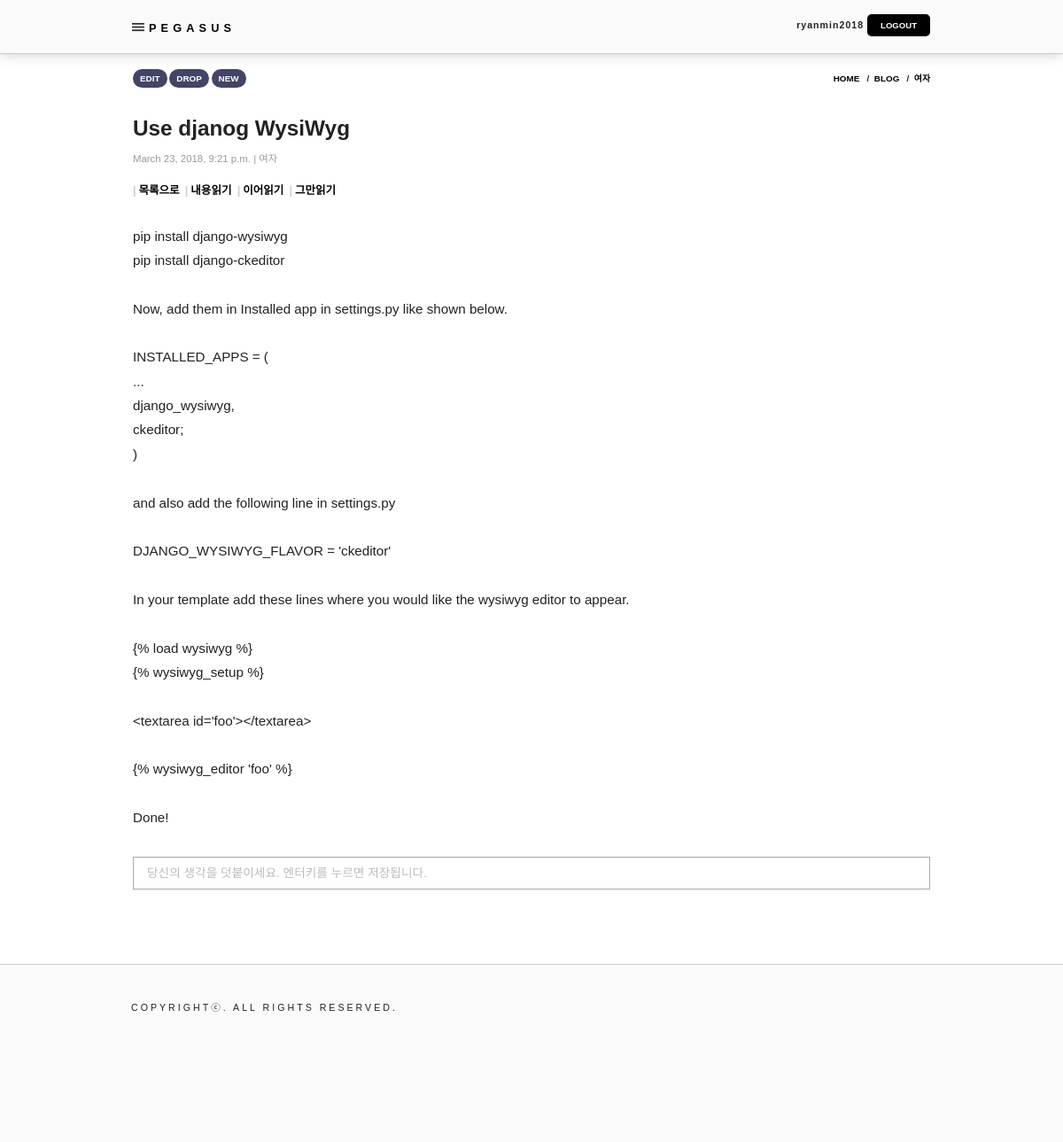
Page /blog/2/?page=1 (signed in) on the committed database.
### blog/models.py (models this page shows, shortened)
class Blog(models.Model):
    objects        = models.Manager()
    author         = models.ForeignKey('auth.User', on_delete=models.CASCADE, verbose_name='등록자')
    category       = models.ForeignKey(Category, on_delete=models.CASCADE, default=1, verbose_name='분류')
    title          = models.CharField(max_length=200, verbose_name='제목')
    text           = models.TextField(verbose_name='내용')
    created_date   = models.DateTimeField(default=timezone.now, verbose_name='생성일')
    published_date = models.DateTimeField(blank=True, null=True, verbose_name='공개일')

class Category(models.Model):
    objects       = models.Manager()
    category_name = models.CharField(max_length=50, verbose_name='분류명')

### blog/views.py (the view)
# urls.py: url(r'^(?P<pk>\d+)/$', views.blog_detail, name='blog_detail'),
def blog_detail(request, pk):
    post  = get_object_or_404(Blog.objects.select_related('category'), pk=pk)
    page  = request.GET.get('page')
    if not page:
        page = 1
    catid = request.GET.get('cat')
    files = AttachedImage.objects.filter(blogid=pk)
    return render(request, 'blog/blog_detail.html', {
            'post': post,
            'page':page,
            'files':files,
            'category':catid,
            'post_author':post.author,
        }
    )

### blog/templates/blog/blog_detail.html (shortened to what this page needs)
{% extends 'main/layout.html' %}
{% load static %}
{% block custom_actions %}
    {% if request.user.is_authenticated %}
        {% if post_author == request.user %}
            <a href='{% url 'blog:blog_edit' pk=post.pk %}'>EDIT</a>
            <a href='javascript:dropConfirm()'>DROP</a>
        {% endif %}
        <a href='{% url 'blog:blog_new' %}'>NEW</a>
    {% endif %}
{% endblock custom_actions %}
{% block location %}
    &nbsp;&nbsp;/&nbsp;&nbsp;<a href='{% url 'blog:blog_list' %}'>BLOG</a>
    &nbsp;&nbsp;/&nbsp;&nbsp;<a href='{% url 'blog:blog_list' %}?cat={{ post.category.pk }}'>{{ post.category.category_name }}</a>
{% endblock %}
{% block content %}
    <div class="post">
        <h1 class='title'>{{ post.title }}</h1>
        <div class="subtitle">
            {% if post.published_date %}
            <p style='padding-bottom:15px;'>{{post.published_date}}&nbsp;|&nbsp;{{ post.category.category_name }}</p>
            <p>
            {% endif %}
            <span><a href='{% url 'blog:blog_list' %}?page={{page}}{% if category %}&cat={{category}}{% endif %}'>목록으로</a></span>
            <span id="speak">
                <a href="#articlecontent" onclick="speakStart();return false;" title="소리내어 내용 읽기">내용읽기</a>
                <a href="#articlecontent" onclick="speakContinue();return false;" title="소리내어 이어 읽기">이어읽기</a>
                <a href="#articlecontent" onclick="speakStop();return false;" title="그만 읽기">그만읽기</a>
            </span>
            </p>
        </div>
        <div>&nbsp;</div>
        <div>
            <div id='articlecontent'>
                {{ post.text|linebreaksbr|urlize }}
             </div>
            </div>
        {% if request.user.is_authenticated %}
        <form name="frmEnt" id="frmEnt" method="post" onsubmit="regist();return false;">
            <input type="text" name="comment" id="comment" style="width:100%;" placeholder="당신의 생각을 덧붙이세요. 엔터키를 누르면 저장됩니다." title="댓글등록, 댓글을 쓰시고 엔터키를 누르면 저장됩니다.">
        </form>
        {% endif %}
    </div>
{% endblock %}

### main/templates/main/layout.html (shortened to what this page needs)
{% load staticfiles %}
<!DOCTYPE html>
<html lang="ko">
	<head>
		<link rel="stylesheet" href="{% static 'css/style.css' %}?00007" type="text/css" media="all">
	</head>
	<body>
		<div id="container">
			<div id="header">
				<div id="section_logo">
					<img id="menu" src="{% static 'images/btnBurger.png' %}" onclick="controlPopMenu();return false;" alt="메뉴열기" title="메뉴열기">
					<span id="domain"><a href='/'>PEGASUS</a></span>
				</div>
				<div id="section_logon_status">
				    {% if user.is_active %}
				    {{ user.username }}
				    <a href='{% url 'logout' %}' class='btn'>LOGOUT</a>
				    {% else %}
				    <a href='{% url 'login' %}' class='btn'>LOGIN</a>
				    <a href='{% url 'join' %}' class='btn'>CREATE ACCOUNT</a>
				    {% endif %}
				</div>
			</div>
			<div id="article">
			    <div id="section_body_top">
    				<span id="section_buttons">
    				    {% block custom_actions %}
    				    {% endblock %}
    				</span>
    				<span id="section_location"><a href='/' title='홈으로 이동'>HOME</a>{% block location %}{% endblock %}</span>
				</div>
				<div id="section_body">
                    {% block content %}
                    {% endblock %}
                    <p>&nbsp;</p>
                </div>
            </div>
        </div>
        <div id="footer">
            <div id="copyright">COPYRIGHTⓒ<b></b>. ALL RIGHTS RESERVED.</div>
        </div>
    </body>
</html>

### static/css/style.css (style rules this page uses)
html, body { margin:0;padding:0;height:100%; }
body { min-width:320px;overflow-x:hidden;font-size:0.95em;color:#222;font-family:'GyeonggiBatang',sans-serif;line-height:1.8em; }
header,article,footer,div,ul,li,dl,dt,dd,p,h1,h2,h3,h4,h5,h6,fieldsetlegend,iframe,table,th,td { margin:0;padding:0; }
img, fieldset, button { border:0; }
a { text-decoration:none;color:#000; }
a.btn { text-decoration:none;font-size:0.9em;letter-spacing:-1px;transition:background-color .4s ease-in-out; }
#container { width:100%; }
#header { position:fixed;top:0;left:0;width:100%;height:60px;background-color:#fafafa;border-bottom:1px solid #ccc;z-index:3; font-size:0.7em;font-weight:bold;letter-spacing:1px; transition: top 0.2s ease-in-out;-webkit-box-shadow: 0px 0px 14px 0px rgba(204,204,204,1);-moz-box-shadow: 0px 0px 14px 0px rgba(204,204,204,1);box-shadow: 0px 0px 14px 0px rgba(204,204,204,1); }
#article { padding:10px 30px;min-height:800px;max-width:900px;margin:0 auto; }
#section_body_top { position:relative;width:100%;height:20px;margin-bottom:35px;font-size:0.65em;font-weight:bold; }
#section_buttons a { padding:5px 8px;background-color:#446;color:#fff;border-radius:20px;transition:background-color .4s ease-in-out; }
#section_location { position:absolute;right:0px;text-align:right; }
#footer { display:relative;width:100%;height:200px;border-top:1px solid #ccc;background-color:#fafafa; }
#section_logo { position:absolute;width:100%; }
#section_logo #menu { position:absolute;width:17px;height:13px;top:24px;left:28px; }
#section_logo #domain { position:absolute;left:48px;top:18px;font-size:1.2em;letter-spacing:0.4em; }
#section_logon_status { position:absolute;top:15px;right:30px;display:none; }
#section_logon_status a { letter-spacing:0px; }
#footer div { margin-top:35px;margin-left:28px;position:absolute;z-index:1;letter-spacing:3px;font-size:0.7em; }
h1 { position:relative;margin-bottom:20px;font-size:1.6em;font-weight:bold;line-height:1.2em;overflow:hidden;white-space:nowrap;text-overflow:ellipsis; }
h1.title { overflow:visible;white-space:normal; }
div.subtitle { margin-top:-10px;color:#999;font-size:0.75em;line-height:1.8em;overflow:hidden;white-space:nowrap;text-overflow:ellipsis; }
div.subtitle a { font-weight:bold;padding-right:3px;font-size:1.1em; }
div.subtitle a:before { content:'|';margin-right:3px;color:#ccc; }
#articlecontent, .articlecontent { text-align:justify; }
form { margin-top:30px; }
input[type=text], input[type=password], input[type=file], input[type=email], select, textarea { font-size:0.9em;border:1px solid #aaa;padding:5px 15px;width:calc(100% - 90px);box-sizing: border-box;font-family:'GyeonggiBatang',sans-serif;line-height:25px; }
input[type=submit], a.btn { border-radius:5px;border:0;padding:7px 15px;background:#000;color:#fff;margin-right:6px;cursor:pointer;font-family:'GyeonggiBatang',sans-serif; }

### rows in the picture
Blog: category.category_name "여자", title "Use djanog WysiWyg", published_date "March 23, 2018, 9:21 p.m.", text "pip install django-wysiwyg pip install django-ckeditor Now, add them in Installed app in settings.py like shown below. INSTALLED_APPS = ( ... django_wysiwyg, ckeditor; ) and also add the following line in settings.py DJANGO_WYSIWYG_FLAVOR = 'ckeditor' In your template add these lines where you would like the wysiwyg editor to appear. {% load wysiwyg %} {% wysiwyg_setup %} <textarea id='foo'></textarea> {% wysiwyg_editor 'foo' %} Done!"

### other values in the picture
{{ user.username }} "ryanmin2018"
